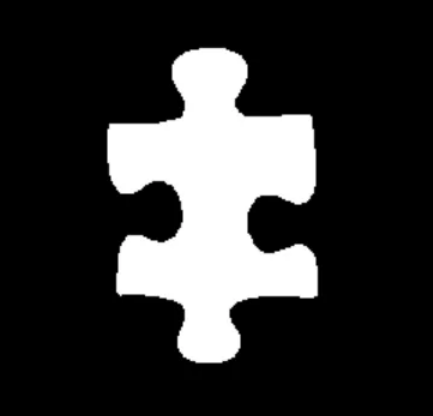
#> input picture testpiece.png, 433 x 416 px
$ python -i corner.py   (imports and definitions only)
#> lines starting #> are read from the running program, lines starting #| are printed output that depends on the picture; after the words box and inside, x2 and y2 are one past the last pixel; in counts of white or black regions, pixels touching at a corner belong together
import scipy.ndimage as ndimage
import numpy as np
import cv2
import scipy
import math

def filter_corners(harris_res):
    threshold = 0.3
    data = harris_res.copy()
    data[data < threshold * harris_res.max()] = 0
    data_max_val = ndimage.maximum_filter(data, 5)
    data_maxima = (data == data_max_val)
    l_data, n_objs = ndimage.label(data_maxima)
    yx = np.array(ndimage.center_of_mass(data, l_data, range(1, n_objs + 1)))
    return yx[:, ::-1]


def fit_rect(xy):
    perp_angle_thresh = 20
    n = len(xy)
    dists = scipy.spatial.distance.cdist(xy, xy)
    dist_threshold = 30
    dists[dists < dist_threshold] = 0

    def find_angles(xy):
        angles = np.zeros((n, n))
        for i in range(n):
            for j in range(i + 1, n):
                pos_i, pos_j = xy[i], xy[j]
                theta = math.atan2(pos_j[1] - pos_i[1], pos_j[0] - pos_i[0]) * 180 / math.pi if pos_i[0] != pos_j[0] else 90
                angles[i, j] = theta
                angles[j, i] = theta
        return angles

    angles = find_angles(xy)
    possible_rectangles = []

    def search_for_possible_rectangle(idx, prev_points=[]):
        curr_point = xy[idx]
        depth = len(prev_points)
        if depth == 0:
            right_points_idx = np.nonzero(np.logical_and(xy[:, 0] > curr_point[0], dists[idx] > 0))[0]
            for right_point_idx in right_points_idx:
                search_for_possible_rectangle(right_point_idx, [idx])
            return

        last_angle = angles[idx, prev_points[-1]]
        perp_angle = last_angle - 90
        if perp_angle < 0:
            perp_angle += 180

        if depth in (1, 2):
            diff0 = np.abs(angles[idx] - perp_angle) <= perp_angle_thresh
            diff180_0 = np.abs(angles[idx] - (perp_angle + 180)) <= perp_angle_thresh
            diff180_1 = np.abs(angles[idx] - (perp_angle - 180)) <= perp_angle_thresh
            all_diffs = np.logical_or(diff0, np.logical_or(diff180_0, diff180_1))
            diff_to_explore = np.nonzero(np.logical_and(all_diffs, dists[idx] > 0))[0]
            for dte_idx in diff_to_explore:
                if dte_idx not in prev_points:
                    search_for_possible_rectangle(dte_idx, prev_points + [idx])

        if depth == 3:
            angle41 = angles[idx, prev_points[0]]
            diff0 = np.abs(angle41 - perp_angle) <= perp_angle_thresh
            diff180_0 = np.abs(angle41 - (perp_angle + 180)) <= perp_angle_thresh
            diff180_1 = np.abs(angle41 - (perp_angle - 180)) <= perp_angle_thresh
            dist = dists[idx, prev_points[0]] > 0
            if dist and (diff0 or diff180_0 or diff180_1):
                rect_points = prev_points + [idx]
                if not any(set(rect_points) == set(possible_rectangle) for possible_rectangle in possible_rectangles):
                    possible_rectangles.append(rect_points)

    for i in range(n):
        search_for_possible_rectangle(i)

    if len(possible_rectangles) == 0:
        return None

    def PolyArea(x, y):
        return 0.5 * np.abs(np.dot(x, np.roll(y, 1)) - np.dot(y, np.roll(x, 1)))

    areas, rectangularness = [], []
    for r in possible_rectangles:
        points = xy[r]
        areas.append(PolyArea(points[:, 0], points[:, 1]))
        mse = 0
        for i1, i2, i3 in [(0, 1, 2), (1, 2, 3), (2, 3, 0), (3, 0, 1)]:
            diff_angle = abs(angles[r[i1], r[i2]] - angles[r[i2], r[i3]]) - 90
            mse += diff_angle ** 2
        rectangularness.append(mse)

    scores = np.array(areas) * scipy.stats.norm(0, 150).pdf(np.array(rectangularness))
    best_fitting_idxs = possible_rectangles[np.argmax(scores)]
    return xy[best_fitting_idxs]


def detect_corners_and_fit_rectangle(image_path):
#> called with image_path = 'testpiece.png'
    img = cv2.imread(image_path)
#> img is the input picture: shape (416, 433, 3); mean B, G, R 52.8, 52.8, 52.8
    gray = cv2.cvtColor(img, cv2.COLOR_BGR2GRAY)
    gray = np.float32(gray)
    dest = cv2.cornerHarris(gray, 5, 5, 0.04)
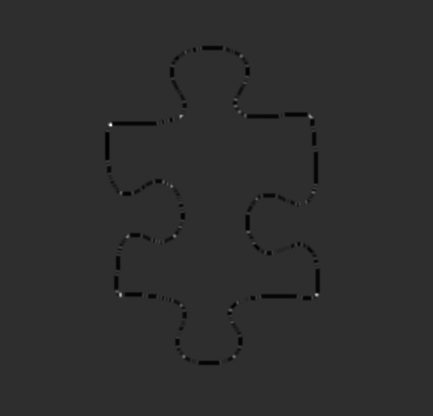
#> dest: shape (416, 433) float32; min -1.7e+09, max 7.62e+09, mean -19313504; drawn with min black and max white
    dest = cv2.dilate(dest, None)
    xy = filter_corners(dest)
#> in filter_corners, `data[data < threshold * harris_res.max()] = 0`:
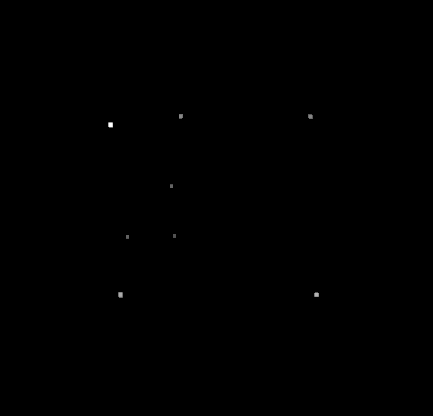
#> data: shape (416, 433) float32; min 0, max 7.62e+09, mean 3468500.8; drawn with min black and max white
#> in filter_corners, `data_maxima = (data == data_max_val)`:
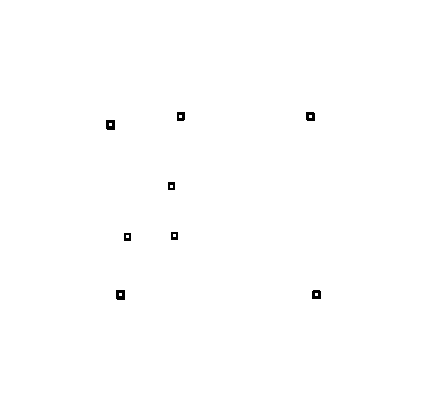
#> data_maxima: shape (416, 433) bool; 99.7% white; 8 black regions, largest, box (x1, y1, x2, y2) and area: (106, 120, 115, 130) 80, (116, 290, 125, 300) 80, (306, 112, 315, 121) 70
#> in filter_corners, `l_data, n_objs = ndimage.label(data_maxima)`:
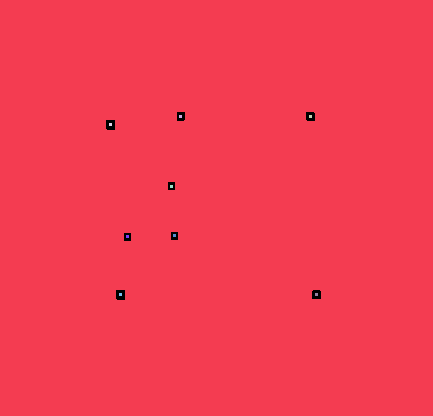
#> l_data: shape (416, 433) int32; 10 distinct labels, from 0 to 9; one colour per label, 0 black
#> in filter_corners, `l_data, n_objs = ndimage.label(data_maxima)`: n_objs = 9
#> in filter_corners, `yx = np.array(ndimage.center_of_mass(data, l_data, range(1, n_objs + 1..`: yx = [[nan, nan], [116, 180], [116, 310], [124, 110], [186, 171], [235, 174], [236, 127], [294, 120], [294, 316]]
#> xy = [[nan, nan], [180, 116], [310, 116], [110, 124], [171, 186], [174, 235], [127, 236], [120, 294], [316, 294]]
    xy = np.round(xy).astype(np.int_)
#> xy = [[-9223372036854775808, -9223372036854775808], [180, 116], [310, 116], [110, 124], [171, 186], [174, 235], [127, 236], [120, 294], [316, 294]]
    intersections = fit_rect(xy)
#> in fit_rect, `n = len(xy)`: n = 9
#> the loop in fit_rect, `for i in range(n):` made 9 passes
    return intersections

def compute_side_lengths(rect_points):
    side_lengths = []
    for i in range(len(rect_points)):
        pt1 = rect_points[i]
        pt2 = rect_points[(i + 1) % len(rect_points)]
        length = np.linalg.norm(np.array(pt1) - np.array(pt2))
        side_lengths.append(length)
    return side_lengths

>>> result = detect_corners_and_fit_rectangle('testpiece.png')
